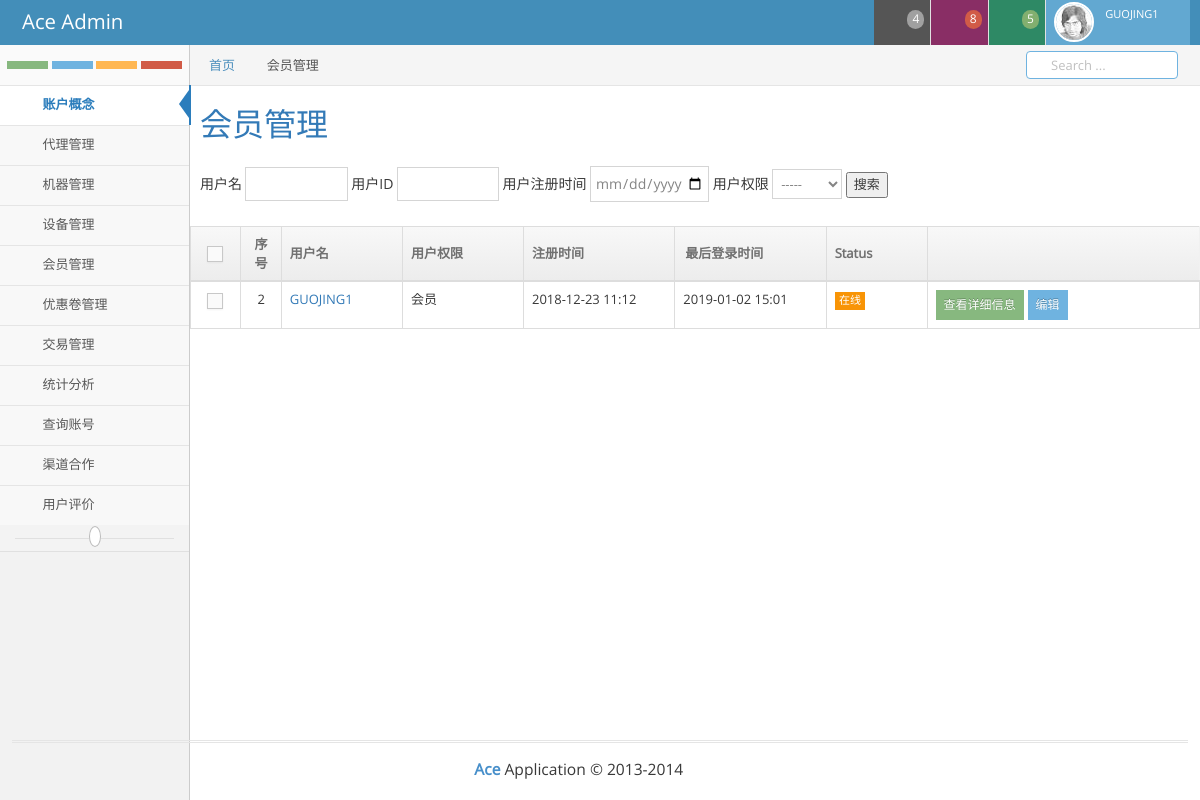
/Member/all (signed in), run on the app's committed database.
### xproject/models.py (models this page shows, shortened)
class NormalUser(AbstractUser):
    mob = models.CharField(verbose_name=_('mob'),max_length=30,null=True)
    QQ = models.CharField(verbose_name=_('QQ'),max_length=20,null=True)
    Weixin = models.CharField(verbose_name=_('Weixin'),max_length=20,null=True)
    email = models.EmailField(verbose_name=_("email"),max_length=50,null=True)
    AlarmMOB = models.IntegerField(verbose_name=_("AlarmMOB"),null=True)
    AlarmMail = models.EmailField(verbose_name=_("AlarmMail"),max_length=50,null=True)
    class Meta:
        db_table = 'user'
        verbose_name = 'USERS'
        verbose_name_plural = verbose_name

### xproject/views.py (the view)
# urls.py: url(r'^Member/all$',views.Member,name='Member'),
@login_required
def Member(request):
    username = request.user.username
    members = models.NormalUser.objects.filter(username=username)
    if request.user.is_superuser:
        members = models.NormalUser.objects.all()
    return render(request,'xproject/user_all.html',locals())

### xproject/templates/xproject/user_all.html (shortened to what this page needs)
{% extends 'xproject/base.html' %}
{% block tag %} 会员管理 {% endblock %}
{% block content %}
<div class="guo-subclass" style="width:99%;left:1%;">
    <h1><a href="#" >会员管理</a></h1>
</div>
<div class="guo-sou-1" style="left:1%;">
    <div class="guo-sou-3">
        <form method="post" action="{% url 'xproject:transaction'%}">
            <label>用户名</label>
            <input type="text" name="name" value="" class="guo-input-1" id="name_guo_ajax">
            <label>用户ID</label>
            <input type="text" name="nameID" value="" class="guo-input-1" id="nameID_guo_ajax">
            <label>用户注册时间</label>
                <input type="date" name="registertime" value="" class="guo-input-2" id="registertime_guo_ajax">
            <label>用户权限</label>
            <select name="Jurisdiction" class="guo-select-1" id="Jurisdiction_guo_ajax">
                <option value="">-----</option>
            </select>
            <button type="button" id="guo-user-ajax" style="width:5%;" data-action="{% url 'xproject:Member_ajax'%}">搜索</button>
        </form>
    </div>
</div>
<div class="row">
							<div class="col-xs-12">
								<div class="row">
									<div class="col-xs-12">
										<table id="simple-table" class="table  table-bordered table-hover">
											<thead>
												<tr>
													<th class="center" style="width:5%;">
														<label class="pos-rel">
															<span class="lbl"></span>
														</label>
													</th>
													<th class="detail-col" style="width:4%;">序号</th>
													<th style="width:12%;">用户名</th>
													<th style="width:12%;">用户权限</th>
													<th class="hidden-480" style="width:15%;">注册时间</th>
													<th class="guo-size-1" style="width:15%;">
														最后登录时间
													</th>
													<th class="hidden-480 guo-size-1" style="width:10%;">Status</th>
													<th class="guo-size-1"></th>
												</tr>
											</thead>
											{% for member in members %}
											<tbody>
												<tr>
													<td class="center">
														<label class="pos-rel">
															<span class="lbl"></span>
														</label>
													</td>
													<td class="center">{{ member.id }}
													</td>
													<td>
														<a href="#">{{ member.username }}</a>
													</td>
													{% if member.is_superuser %}
														<td>管理员</td>
													{% else %}
														<td>会员</td>
													{% endif %}
													<td class="hidden-480">{{ member.date_joined|date:'Y-m-d H:m' }}</td>
													<td>{{ member.last_login|date:'Y-m-d H:m'}}</td>
													<td class="hidden-480">
														{% if member.is_authenticated %}
															<span class="label label-sm label-warning">在线</span>
														{% else %}
															<span class="label label-sm label-warning">离线</span>
														{% endif %}
													</td>
													<td>
														<div class="hidden-sm hidden-xs btn-group">
															<a class="ace-icon fa fa-check bigger-120"  href="{% url 'xproject:Member_user' member.id %}">
																<button class="btn btn-xs btn-success" type="submit">
																查看详细信息
																</button>
															</a>
															<a class="ace-icon fa fa-pencil bigger-120" href="{}">
																<button class="btn btn-xs btn-info" type="submit">
																编辑
																</button>
															</a>
														</div>
													</td>
												</tr>
											</tbody>
											{% endfor %}
										</table>
									</div>
								</div>
									</div>
								</div>
{% endblock %}

### xproject/templates/xproject/base.html (shortened to what this page needs)
{% load staticfiles %}
<!DOCTYPE html>
<html lang="en">
	<head>
		<link rel="stylesheet" href="{% static 'xproject/assets/css/bootstrap.min.css' %}" />
		<link ruser-infoel="stylesheet" href="{% static 'xproject/assets/font-awesome/4.5.0/css/font-awesome.min.css' %}" />
		<link rel="stylesheet" href="{% static '/xproject/assets/css/ace.min.css' %}" class="ace-main-stylesheet" id="main-ace-style" />
		<link rel="stylesheet" href="{% static '/xproject/assets/css/ace-skins.min.css' %}" />
		<link rel="stylesheet" href="{% static '/xproject/assets/css/ace-rtl.min.css' %}" />
		<link rel="stylesheet" href="{% static '/xproject/assets/css/guojing.min.css' %}" />
	</head>
	<body class="no-skin">
		<div id="navbar" class="navbar navbar-default          ace-save-state">
			<div class="navbar-container ace-save-state" id="navbar-container">
				<div class="navbar-header pull-left">
					<a href="{% url 'xproject:index' %}" class="navbar-brand">
						<small>
							Ace Admin
						</small>
					</a>
				</div>
				<div class="navbar-buttons navbar-header pull-right" role="navigation">
					<ul class="nav ace-nav">
						<li class="grey dropdown-modal">
							<a data-toggle="dropdown" class="dropdown-toggle" href="#">
								<span class="badge badge-grey">4</span>
							</a>
						</li>
						<li class="purple dropdown-modal">
							<a data-toggle="dropdown" class="dropdown-toggle" href="#">
								<span class="badge badge-important">8</span>
							</a>
						</li>
						<li class="green dropdown-modal">
							<a data-toggle="dropdown" class="dropdown-toggle" href="#">
								<span class="badge badge-success">5</span>
							</a>
						</li>
						<li class="light-blue dropdown-modal">
							<a data-toggle="dropdown" href="#" class="dropdown-toggle">
								<img class="nav-user-photo" src="{% static 'xproject/assets/images/avatars/user.jpg' %}" alt="Jason's Photo" />
								<span class="user-info">
									<small>{{request.user.username}}</small>
								</span>
							</a>
						</li>
					</ul>
				</div>
			</div>
		</div>
		<div class="main-container ace-save-state" id="main-container">
			<div id="sidebar" class="sidebar                  responsive                    ace-save-state">
				<div class="sidebar-shortcuts" id="sidebar-shortcuts">
					<div class="sidebar-shortcuts-large" id="sidebar-shortcuts-large">
						<button class="btn btn-success">
						</button>
						<button class="btn btn-info">
						</button>
						<button class="btn btn-warning">
						</button>
						<button class="btn btn-danger">
						</button>
					</div>
				</div>
				<ul class="nav nav-list">
					<li class="active">
						<a href="{% url 'xproject:index' %}">
							<span class="menu-text"> 账户概念 </span>
						</a>
					</li>
					<li class="">
						<a href="#" class="dropdown-toggle">
							<span class="menu-text">
								代理管理
							</span>
							<b class="arrow fa fa-angle-down"></b>
						</a>
					</li>
					<li class="">
						<a href="#" class="dropdown-toggle">
							<span class="menu-text"> 机器管理 </span>
							<b class="arrow fa fa-angle-down"></b>
						</a>
					</li>
					<li class="">
						<a href="#" class="dropdown-toggle">
							<span class="menu-text"> 设备管理 </span>
							<b class="arrow fa fa-angle-down"></b>
						</a>
					</li>
					<li class="">
						<a href="#" class="dropdown-toggle">
							<span class="menu-text"> 会员管理 </span>
							<b class="arrow fa fa-angle-down"></b>
						</a>
					</li>
					<li class="">
						<a href="#" class="dropdown-toggle">
							<span class="menu-text"> 优惠卷管理 </span>
							<b class="arrow fa fa-angle-down"></b>
						</a>
					</li>
					<li class="">
						<a href="#" class="dropdown-toggle">
							<span class="menu-text"> 交易管理 </span>
							<b class="arrow fa fa-angle-down"></b>
						</a>
					</li>
					<li class="">
						<a href="#" class="dropdown-toggle">
							<span class="menu-text"> 统计分析 </span>
							<b class="arrow fa fa-angle-down"></b>
						</a>
					</li>
					<li class="">
						<a href="#" class="dropdown-toggle">
							<span class="menu-text"> 查询账号 </span>
							<b class="arrow fa fa-angle-down"></b>
						</a>
					</li>
					<li class="">
						<a href="#" class="dropdown-toggle">
							<span class="menu-text"> 渠道合作 </span>
							<b class="arrow fa fa-angle-down"></b>
						</a>
					</li>
					<li class="">
						<a href="#" class="dropdown-toggle">
							<span class="menu-text"> 用户评价 </span>
							<b class="arrow fa fa-angle-down"></b>
						</a>
					</li>
				<div class="sidebar-toggle sidebar-collapse" id="sidebar-collapse">
					<i id="sidebar-toggle-icon" class="ace-icon fa fa-angle-double-left ace-save-state" data-icon1="ace-icon fa fa-angle-double-left" data-icon2="ace-icon fa fa-angle-double-right"></i>
				</div>
			<div class="footer">
				<div class="footer-inner">
					<div class="footer-content">
						<span class="bigger-120">
							<span class="blue bolder">Ace</span>
							Application &copy; 2013-2014
						</span>
						<span class="action-buttons">
						</span>
					</div>
				</div>
			</div>
				</ul></div>
			<div class="main-content">
				<div class="main-content-inner">
					<div class="breadcrumbs ace-save-state" id="breadcrumbs">
						<ul class="breadcrumb">
							<li>
								<a href="{% url 'xproject:index' %}">首页</a>
							</li>
							<li class="active">{% block tag %}Dashboard{% endblock %}</li>
						</ul>
						<div class="nav-search" id="nav-search">
							<form class="form-search">
								<span class="input-icon">
									<input type="text" placeholder="Search ..." class="nav-search-input" id="nav-search-input" autocomplete="off" />
									<i class="ace-icon fa fa-search nav-search-icon"></i>
								</span>
							</form>
						</div>
					</div>
					{% block content %} {% endblock %}
				</div>
			</div>
		</div>
	</body>
</html>

### data on the page
NormalUser: user.username "GUOJING1", id "2", username "GUOJING1", is_superuser "会员", date_joined "2018-12-23 11:12", last_login "2019-01-02 15:01", shows "在线"
